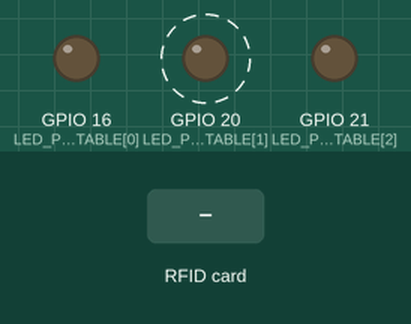
A program run on a simulated Raspberry Pi (BCM pin numbers). Parts: output pins drawn as LEDs (lit = HIGH). Dashed ring = blinking. Inputs (shaded band) come from the test bench. The RFID card's data blocks start empty; threads take turns every 2 ms; what the program prints to the terminal is not drawn.

Above: at 1.2 s.
1.3 s: RFID card 5E 7A 19 C4 held to the reader
Timing chart, 0 to 9.5 s (numbered marks = the images above; inputs shaded):
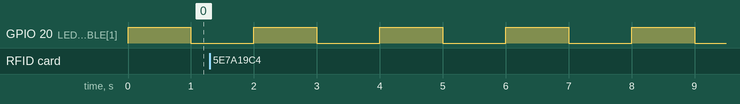

Measured:
- by itself, GPIO 20 (LED_PIN_TABLE[1]): alternates HIGH for 1.0 s and LOW for 1.0 s

The program:

threading_RFID.py
```python
import threading
import RPi.GPIO as GPIO
from time import sleep
from mfrc522 import SimpleMFRC522

GPIO.setwarnings(False)
GPIO.setmode(GPIO.BCM)

GPIO.setup(21,GPIO.OUT)
GPIO.setup(20,GPIO.OUT)
GPIO.setup(16,GPIO.OUT)

LED_PIN_TABLE = [16, 20, 21]
rfid_text = ""

def rfid_thread():
    RFID_module = SimpleMFRC522()
    END_LOOP = False
    global rfid_text
    while END_LOOP == False:
        id_RFID, text_RFID = RFID_module.read()
        sleep(0.5)
        text_RFID = text_RFID.replace(" ","")
        print("Text read: {}".format(text_RFID))

        if text_RFID == "END":
            END_LOOP = True

        rfid_text = text_RFID


if __name__ == "__main__":
    END_LOOP = False

    RFID_thread = threading.Thread(target=rfid_thread, daemon=True)
    RFID_thread.start()

    while END_LOOP == False:
        if rfid_text == "LED":
            # for led in LED_PIN_TABLE:
            #     GPIO.output(led, not GPIO.input(led))
            GPIO.output(21, not GPIO.input(21))
            GPIO.output(16, not GPIO.input(16))
            print("LED changed.")
            rfid_text = ""
        elif rfid_text == "END":
            END_LOOP = True
            for led in LED_PIN_TABLE:
                GPIO.output(led,0)
            rfid_text = ""
            print("Ended.")
        GPIO.output(20, not GPIO.input(20))
        sleep(1)

    GPIO.cleanup()
```
